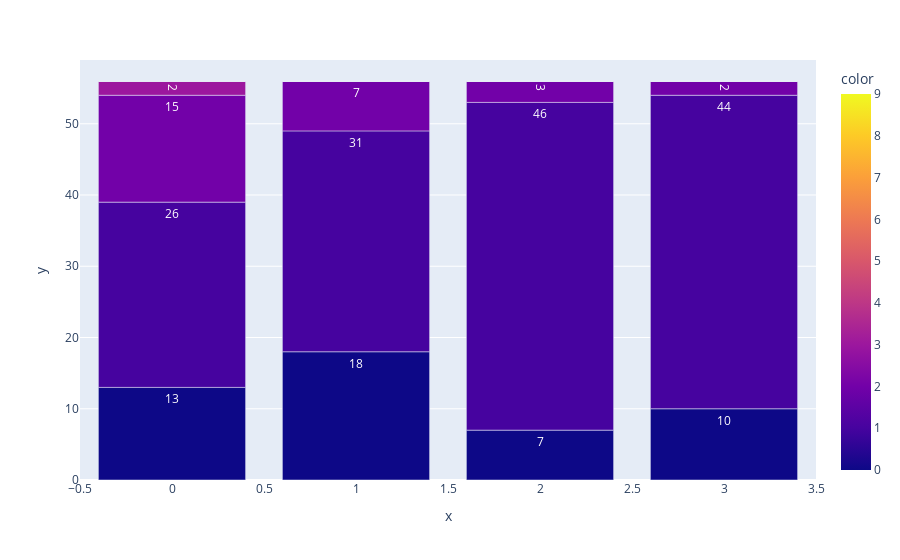

The notebook cell saved with this chart:
### Code cell
import plotly.express as px
histo = []
for i in range(4):
    for j in range(10):
        histo.append([i, j, 0])
d = np.array(histo)


for i, v in enumerate(score):
    stage = int(i / 56) 
    cat = int(score[i] / 10)
    d[stage*10 + cat,-1] += 1

fig = px.bar(d, x=d[:,0], y=d[:,2], color=d[:,1], text_auto=True)
fig.show()

### Figure 1 — Plotly figure (JSON) as saved in the notebook; plotly's stock layout.template omitted (floating-point values rounded to 4 significant figures)
{"data": [{"alignmentgroup": "True", "hovertemplate": "x=%{x}<br>y=%{y}<br>color=%{marker.color}<extra></extra>", "legendgroup": "", "marker": {"color": [0, 1, 2, 3, 4, 5, 6, 7, 8, 9, 0, 1, 2, 3, 4, 5, 6, 7, 8, 9, 0, 1, 2, 3, 4, 5, 6, 7, 8, 9, 0, 1, 2, 3, 4, 5, 6, 7, 8, 9], "coloraxis": "coloraxis", "pattern": {"shape": ""}}, "name": "", "offsetgroup": "", "orientation": "v", "showlegend": false, "textposition": "auto", "texttemplate": "%{y}", "type": "bar", "x": [0, 0, 0, 0, 0, 0, 0, 0, 0, 0, 1, 1, 1, 1, 1, 1, 1, 1, 1, 1, 2, 2, 2, 2, 2, 2, 2, 2, 2, 2, 3, 3, 3, 3, 3, 3, 3, 3, 3, 3], "xaxis": "x", "y": [13, 26, 15, 2, 0, 0, 0, 0, 0, 0, 18, 31, 7, 0, 0, 0, 0, 0, 0, 0, 7, 46, 3, 0, 0, 0, 0, 0, 0, 0, 10, 44, 2, 0, 0, 0, 0, 0, 0, 0], "yaxis": "y"}], "layout": {"barmode": "relative", "coloraxis": {"colorbar": {"title": {"text": "color"}}, "colorscale": [[0, "#0d0887"], [0.1111, "#46039f"], [0.2222, "#7201a8"], [0.3333, "#9c179e"], [0.4444, "#bd3786"], [0.5556, "#d8576b"], [0.6667, "#ed7953"], [0.7778, "#fb9f3a"], [0.8889, "#fdca26"], [1, "#f0f921"]]}, "legend": {"tracegroupgap": 0}, "margin": {"t": 60}, "xaxis": {"anchor": "y", "domain": [0, 1], "title": {"text": "x"}}, "yaxis": {"anchor": "x", "domain": [0, 1], "title": {"text": "y"}}}}
